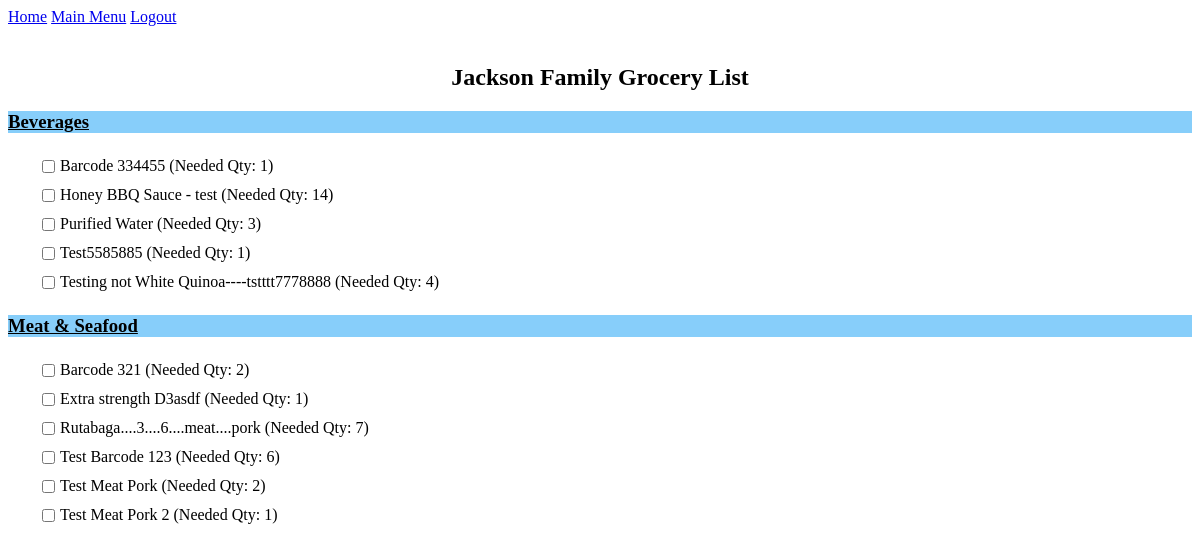
Before: /grocery_list (signed in) with the older database file.
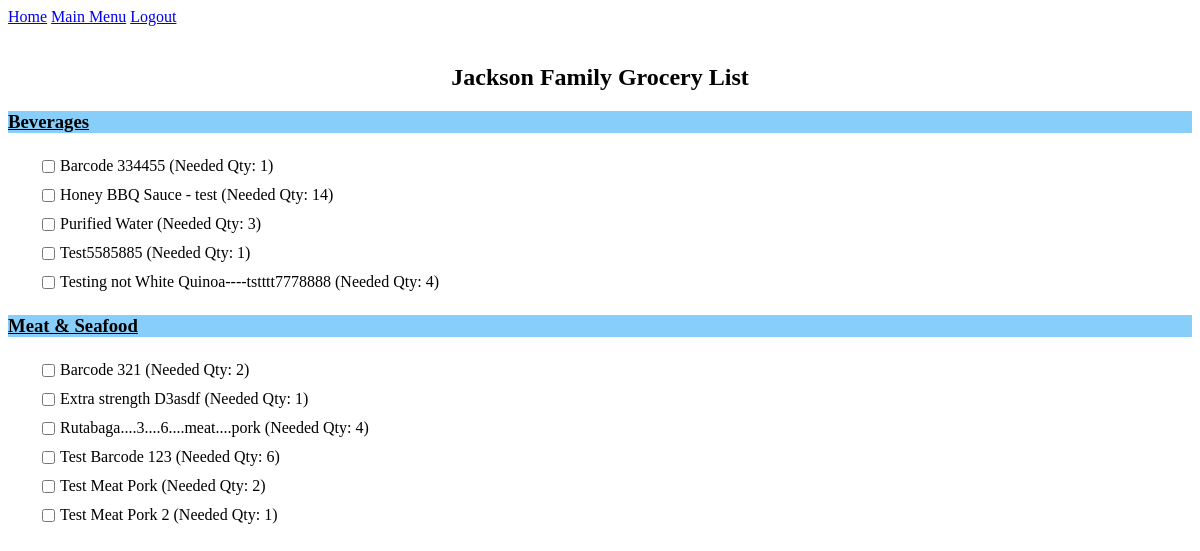
After: the same page with the newer database file.
### JacksonInventory/models.py (models this page shows)
class Item(db.Model):
    id = db.Column(db.Integer(), primary_key=True)
    barcode = db.Column(db.String(length=40), nullable=False, unique=True)
    productname = db.Column(db.String(length=150), nullable=False, unique=True)
    qty = db.Column(db.Integer())
    minqty = db.Column(db.Integer())
    productimage = db.Column(db.String(200))
    category_id = db.Column(db.Integer, db.ForeignKey('category.id'), nullable=False)
    subcategory_id = db.Column(db.Integer, db.ForeignKey('subcategory.id'), nullable=False)

class Category(db.Model):
    id = db.Column(db.Integer, primary_key=True)
    category = db.Column(db.String(75), unique=True)
    items = db.relationship('Item', backref='category', lazy=True)

### JacksonInventory/routes.py (the view)
@app.route('/grocery_list', methods=['GET'])
@login_required
def grocery_list():
    query = text('''
    SELECT c.category, i.productname, i.qty, i.minqty
    FROM item i
    JOIN category c ON i.category_id = c.id
    ORDER BY c.category, i.productname
    ''')
    result = db.session.execute(query)
    groceries = result.fetchall()
    grouped_groceries = {}
    for grocery in groceries:
        category = grocery.category
        productname = grocery.productname
        qty = grocery.qty
        minqty = grocery.minqty
        needed_qty = max(0, minqty - qty)  # Calculate needed qty
        if needed_qty > 0:
            if category in grouped_groceries:
                grouped_groceries[category].append({
                    'productname': productname,
                    'qty': qty,
                    'minqty': minqty,
                    'needed_qty': needed_qty
                })
            else:
                grouped_groceries[category] = [{
                    'productname': productname,
                    'qty': qty,
                    'minqty': minqty,
                    'needed_qty': needed_qty
                }]
    return render_template('grocery_list.html', grouped_groceries=grouped_groceries)

### JacksonInventory/forms.py
class SearchForm(FlaskForm):
    searched = StringField("Searched", validators=[DataRequired()])
    submit = SubmitField("Submit")

### JacksonInventory/models.py (called while the page is built)
@login_manager.user_loader
def load_user(user_id):
    return User.query.get(int(user_id))

### JacksonInventory/routes.py (called while the page is built)
@app.context_processor
def base():
    form = SearchForm()
    return dict(form=form)

### JacksonInventory/templates/grocery_list.html (shortened to what this page needs)
{% extends 'base.html' %}
{% block content %}
<br/>
    <div style="text-align: center;">
        <h2>Jackson Family Grocery List</h2>
    </div>
    {% for category, products in grouped_groceries.items() %}
    <h3 style="text-decoration: underline; background-color: lightskyblue">{{ category }}</h3>
        <ul class="item-list indented" >
        {% for product in products %}
            <li class="card-title"><input type="checkbox"> {{ product.productname }} (Needed Qty: {{ product.needed_qty }})</li>
        {% endfor %}
        </ul>
    {% endfor %}
{% endblock %}

### JacksonInventory/templates/base.html (shortened to what this page needs)
<!DOCTYPE html>
<html lang="en">
  <head>
  </head>
  <body>
    <nav>
      <div>
        <a href="{{ url_for('home_page') }}">Home</a>
        <a href="{{ url_for('mainmenu_page') }}">Main Menu</a>
        {% if current_user.is_authenticated %}
        <a href="{{ url_for('logout_page') }}">Logout</a>
        {% else %}
        <a href="{{ url_for('login_page') }}">Log In</a>
        <a href="{{ url_for('register_page') }}">Register</a>
        {% endif %}
      </div>
    </nav>
     {% block content %} {% endblock %}
  </body>
</html>

### JacksonInventory/templates/grocery_list.html (style rules this page uses)
ul { list-style-type: none; padding: 0; }
li { display: flex; align-items: center; padding: 5px; }
input[type="checkbox"] { margin-right: 5px; }
.indented { margin-left: 25px; }

Changed rows visible on the page:
changed Item "Rutabaga....3....6....meat....pork": needed_qty "7" → "4"
